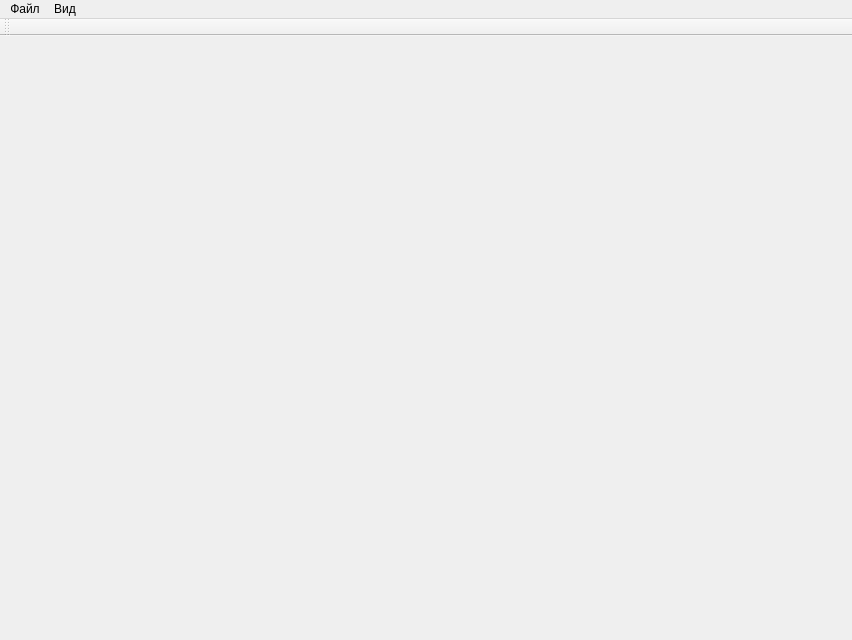
<?xml version="1.0" encoding="UTF-8"?>
<ui version="4.0">
 <class>YLPAINT</class>
 <widget class="QMainWindow" name="YLPAINT">
  <property name="enabled">
   <bool>true</bool>
  </property>
  <property name="geometry">
   <rect>
    <x>0</x>
    <y>0</y>
    <width>852</width>
    <height>640</height>
   </rect>
  </property>
  <property name="sizePolicy">
   <sizepolicy hsizetype="Preferred" vsizetype="Preferred">
    <horstretch>0</horstretch>
    <verstretch>0</verstretch>
   </sizepolicy>
  </property>
  <property name="minimumSize">
   <size>
    <width>0</width>
    <height>0</height>
   </size>
  </property>
  <property name="maximumSize">
   <size>
    <width>16777215</width>
    <height>16777215</height>
   </size>
  </property>
  <property name="cursor">
   <cursorShape>CrossCursor</cursorShape>
  </property>
  <property name="windowTitle">
   <string>YL.PAINT</string>
  </property>
  <property name="styleSheet">
   <string notr="true"/>
  </property>
  <property name="toolButtonStyle">
   <enum>Qt::ToolButtonIconOnly</enum>
  </property>
  <widget class="QWidget" name="centralwidget"/>
  <widget class="QMenuBar" name="menubar">
   <property name="geometry">
    <rect>
     <x>0</x>
     <y>0</y>
     <width>852</width>
     <height>26</height>
    </rect>
   </property>
   <widget class="QMenu" name="menu">
    <property name="title">
     <string>Файл</string>
    </property>
    <addaction name="action_save"/>
    <addaction name="action_open"/>
    <addaction name="action_files_history"/>
    <addaction name="separator"/>
    <addaction name="action_clear"/>
    <addaction name="separator"/>
    <addaction name="action_quit"/>
   </widget>
   <widget class="QMenu" name="menu_2">
    <property name="title">
     <string>Вид</string>
    </property>
    <addaction name="action_full_screen"/>
    <addaction name="action_show_as_window"/>
   </widget>
   <addaction name="menu"/>
   <addaction name="menu_2"/>
  </widget>
  <widget class="QToolBar" name="tool_bar">
   <property name="windowTitle">
    <string>toolBar</string>
   </property>
   <attribute name="toolBarArea">
    <enum>TopToolBarArea</enum>
   </attribute>
   <attribute name="toolBarBreak">
    <bool>false</bool>
   </attribute>
  </widget>
  <action name="action_save">
   <property name="text">
    <string>Сохранить</string>
   </property>
  </action>
  <action name="action_open">
   <property name="text">
    <string>Открыть</string>
   </property>
  </action>
  <action name="action">
   <property name="text">
    <string>Очистить</string>
   </property>
  </action>
  <action name="action_clear">
   <property name="text">
    <string>Очистить</string>
   </property>
  </action>
  <action name="action_circle">
   <property name="text">
    <string>Круг</string>
   </property>
  </action>
  <action name="action_square">
   <property name="text">
    <string>Квадрат</string>
   </property>
  </action>
  <action name="action_triangle">
   <property name="text">
    <string>Треугольник</string>
   </property>
  </action>
  <action name="action_full_screen">
   <property name="text">
    <string>Полный экран</string>
   </property>
  </action>
  <action name="action_show_as_window">
   <property name="text">
    <string>В окне</string>
   </property>
  </action>
  <action name="action_quit">
   <property name="text">
    <string>Выйти</string>
   </property>
  </action>
  <action name="action_files_history">
   <property name="text">
    <string>История</string>
   </property>
  </action>
 </widget>
 <resources/>
 <connections/>
</ui>
